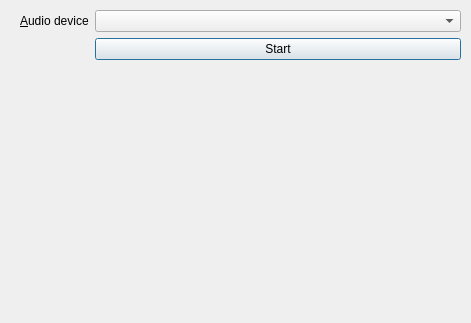
<?xml version="1.0" encoding="UTF-8"?>
<ui version="4.0">
 <class>SettingsDialog</class>
 <widget class="QDialog" name="SettingsDialog">
  <property name="geometry">
   <rect>
    <x>0</x>
    <y>0</y>
    <width>471</width>
    <height>323</height>
   </rect>
  </property>
  <property name="windowTitle">
   <string>QVibra Settings</string>
  </property>
  <widget class="QWidget" name="formLayoutWidget">
   <property name="geometry">
    <rect>
     <x>20</x>
     <y>10</y>
     <width>441</width>
     <height>301</height>
    </rect>
   </property>
   <layout class="QFormLayout" name="audioSettings">
    <item row="0" column="0">
     <widget class="QLabel" name="audioDeviceLabel">
      <property name="text">
       <string>&amp;Audio device</string>
      </property>
      <property name="buddy">
       <cstring>audioDeviceCombo</cstring>
      </property>
     </widget>
    </item>
    <item row="0" column="1">
     <widget class="QComboBox" name="audioDeviceCombo"/>
    </item>
    <item row="1" column="1">
     <widget class="QPushButton" name="startButton">
      <property name="text">
       <string>Start</string>
      </property>
     </widget>
    </item>
   </layout>
  </widget>
 </widget>
 <resources/>
 <connections/>
</ui>
